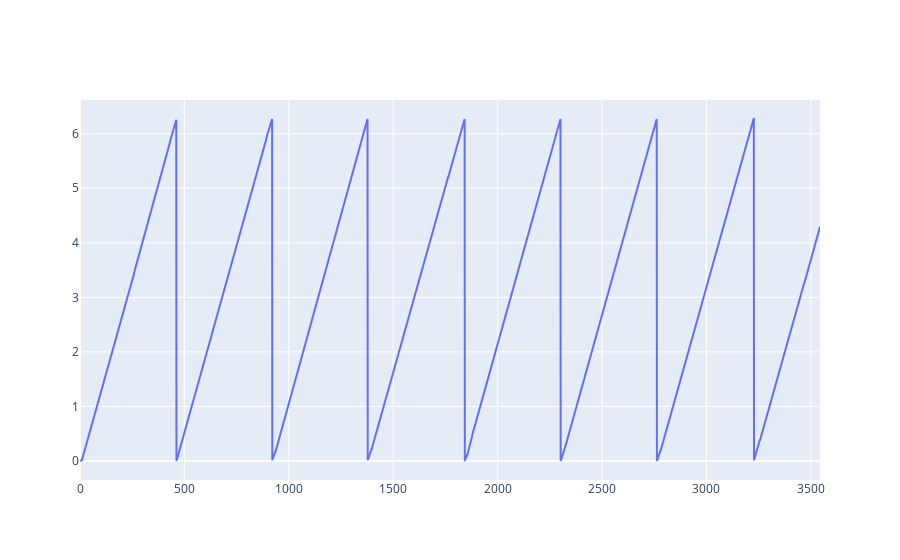

Notebook cell for this chart:
### Code cell
fig = go.Figure()
fig.add_scatter(y = phase_history,
                mode='lines',
                name='phase_history')
fig.show()

### Figure 1 — Plotly figure (JSON) as saved in the notebook; plotly's stock layout.template omitted (floating-point values rounded to 4 significant figures; data arrays with more than 128 entries replaced by an {"elided": "..."} marker saying what was removed)
{"data": [{"mode": "lines", "name": "phase_history", "type": "scatter", "y": {"elided": "3545 float values"}}], "layout": {}}
